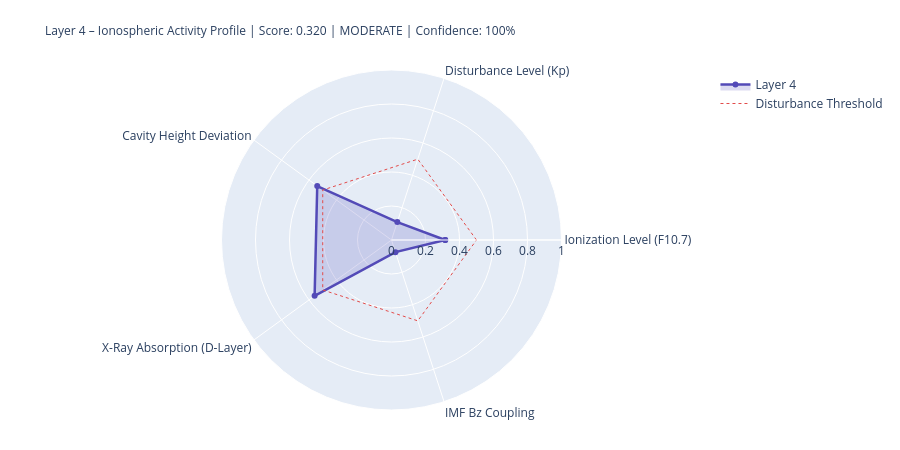

The cell this chart's notebook holds for it:
### Markdown cell above
---
## 4. State Assessment & Handoff to Layer 5

### Code cell
# ============================================================
# LAYER-4-SCORE
# ============================================================

COMPONENTS = {
    'Ionization Level (F10.7)':    {'score': ioniz,       'source': 'primary' if f107_now else 'from_layer0', 'dynamic': True},
    'Disturbance Level (Kp)':          {'score': disturb,     'source': 'primary' if kp_now   else 'from_layer0', 'dynamic': True},
    'Cavity Height Deviation':    {'score': h_dev,       'source': 'derived',                                'dynamic': True},
    'X-Ray Absorption (D-Layer)':{'score': xray_ioniz,  'source': 'primary' if xray_now else 'missing',     'dynamic': True},
    'IMF Bz Coupling':             {'score': bz_coupling, 'source': 'primary' if bz_now   else 'from_layer0', 'dynamic': True},
}

available    = {k: v['score'] for k, v in COMPONENTS.items() if v['score'] is not None}
unavailable  = [k for k, v in COMPONENTS.items() if v['score'] is None]
layer4_score = round(sum(available.values()) / len(available), 4) if available else None
confidence   = round(len(available) / len(COMPONENTS), 2)
level = ('unknown' if layer4_score is None
         else 'quiet'   if layer4_score < 0.3
         else 'moderate' if layer4_score < 0.6
         else 'active')
dominant_l4 = max(available, key=available.get) if available else 'none'

# Resonance delta for Schumann SR-1
sr1_ref = schumann_freq(1, 80.0)
sr1_now = schumann_freq(1, h_eff)
sr1_delta_mhz = (sr1_now - sr1_ref) * 1000

# Propagation conditions
prop_cond = ('disturbed'   if kp_val > 4
             else 'unsettled' if kp_val > 2
             else 'normal')
if xray_class in ['X', 'M']:
    prop_cond = 'Radio-Blackout moeglich'

W = 68
print('=' * W)
print('LAYER 4 – IONOSPHERE – STATE ASSESSMENT')
print('=' * W)
for name, comp in COMPONENTS.items():
    s = comp['score']
    if s is not None:
        bar = '█' * int(s * 20) + '░' * (20 - int(s * 20))
        print(f'  {name:<36} {bar}  {s:.3f}  [{comp["source"]}]')
    else:
        print(f'  {name:<36} {"─" * 20}  n/a   [missing]')
print('-' * W)
print(f'  Score:          {layer4_score:.3f}  ({len(available)}/{len(COMPONENTS)} components)')
print(f'  Confidence:     {confidence:.0%}')
print(f'  Level:          {level.upper()}')
print(f'  Dominant:       {dominant_l4}')
print(f'  Cavity height:  {h_eff:.1f} km  (Ref: 80.0 km)')
print(f'  SR-1:           {sr1_now:.3f} Hz  (Δ {sr1_delta_mhz:+.1f} mHz vs. ref)')
print(f'  Propagation:    {prop_cond}')
print(f'  X-Ray:          {xray_class}-class  ({xray_now:.2e} W/m²)' if xray_now else '  X-Ray:          n/a')
print('=' * W)

# Radar
cats   = list(available.keys())
vals_r = list(available.values())
if len(cats) >= 3:
    fig = go.Figure()
    fig.add_trace(go.Scatterpolar(
        r=vals_r + [vals_r[0]], theta=cats + [cats[0]],
        fill='toself', fillcolor='rgba(83,74,183,0.20)',
        line=dict(color='#534AB7', width=2.5), name='Layer 4'
    ))
    fig.add_trace(go.Scatterpolar(
        r=[0.5] * (len(cats)+1), theta=cats + [cats[0]],
        line=dict(color='#E24B4A', dash='dot', width=1),
        mode='lines', name='Disturbance Threshold'
    ))
    fig.update_layout(
        title=dict(
            text=f'Layer 4 – Ionospheric Activity Profile | Score: {layer4_score:.3f} | {level.upper()} | Confidence: {confidence:.0%}',
            font=dict(size=12)
        ),
        polar=dict(radialaxis=dict(visible=True, range=[0, 1])),
        height=450, showlegend=True,
        margin=dict(l=80, r=80, t=70, b=40)
    )
    fig.show()

### Figure 1 — Plotly figure (JSON) as saved in the notebook; plotly's stock layout.template omitted (floating-point values rounded to 4 significant figures)
{"data": [{"fill": "toself", "fillcolor": "rgba(83,74,183,0.20)", "line": {"color": "#534AB7", "width": 2.5}, "name": "Layer 4", "r": [0.316, 0.111, 0.54, 0.559, 0.075, 0.316], "theta": ["Ionization Level (F10.7)", "Disturbance Level (Kp)", "Cavity Height Deviation", "X-Ray Absorption (D-Layer)", "IMF Bz Coupling", "Ionization Level (F10.7)"], "type": "scatterpolar"}, {"line": {"color": "#E24B4A", "dash": "dot", "width": 1}, "mode": "lines", "name": "Disturbance Threshold", "r": [0.5, 0.5, 0.5, 0.5, 0.5, 0.5], "theta": ["Ionization Level (F10.7)", "Disturbance Level (Kp)", "Cavity Height Deviation", "X-Ray Absorption (D-Layer)", "IMF Bz Coupling", "Ionization Level (F10.7)"], "type": "scatterpolar"}], "layout": {"height": 450, "margin": {"b": 40, "l": 80, "r": 80, "t": 70}, "polar": {"radialaxis": {"range": [0, 1], "visible": true}}, "showlegend": true, "title": {"font": {"size": 12}, "text": "Layer 4 – Ionospheric Activity Profile | Score: 0.320 | MODERATE | Confidence: 100%"}}}
